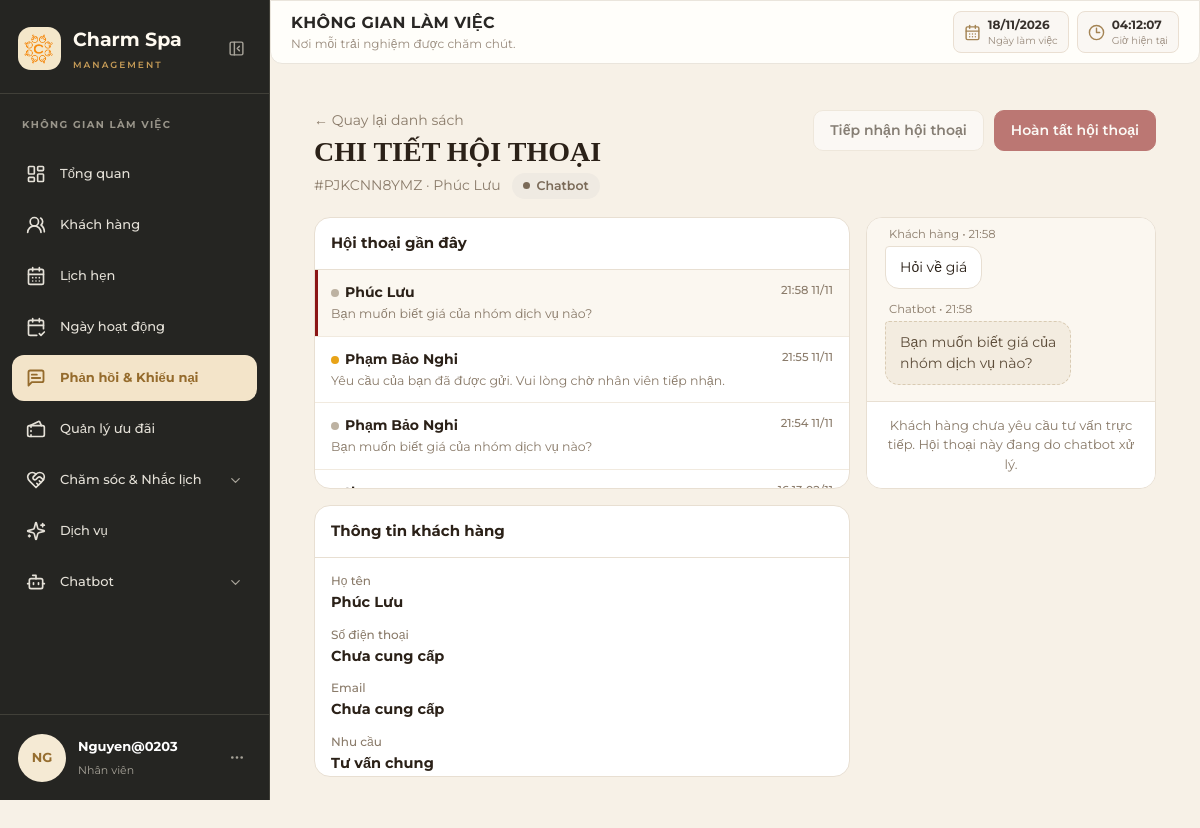
Page /chatbot/admin/conversations/PJKCNN8YMZ/ (signed in) on the committed database.
### chatbot/models.py (models this page shows, shortened)
class PhienHoiThoai(models.Model):
    ma_pht = models.CharField(max_length=10, primary_key=True, verbose_name="Mã phiên hội thoại")
    ma_kh = models.ForeignKey(KhachHang, on_delete=models.SET_NULL, null=True, blank=True, verbose_name="Khách hàng")
    ma_kb = models.ForeignKey(KichBanChatbot, on_delete=models.SET_NULL, null=True, blank=True, verbose_name="Kịch bản")
    thoi_gian_bat_dau = models.DateTimeField(auto_now_add=True, verbose_name="Thời gian bắt đầu")
    thoi_gian_ket_thuc = models.DateTimeField(null=True, blank=True, verbose_name="Thời gian kết thúc")
    trang_thai = models.CharField(max_length=30, default='Đang xử lý', verbose_name="Trạng thái")
    ket_qua_xu_ly = models.CharField(max_length=255, null=True, blank=True, verbose_name="Kết quả xử lý")
    class Meta:
        verbose_name = "Phiên hội thoại"
        verbose_name_plural = "Phiên hội thoại"

class TinNhan(models.Model):
    ma_tn = models.CharField(max_length=10, primary_key=True, verbose_name="Mã tin nhắn")
    ma_pht = models.ForeignKey(PhienHoiThoai, on_delete=models.CASCADE, verbose_name="Phiên hội thoại")
    ma_nv = models.ForeignKey(NhanVien, on_delete=models.SET_NULL, null=True, blank=True, verbose_name="Nhân viên gửi")
    ma_buoc = models.ForeignKey(BuocChatbot, on_delete=models.SET_NULL, null=True, blank=True,
                                verbose_name="Bước chatbot gửi")
    loai_nguoi_gui = models.CharField(max_length=20, choices=[('Khách hàng', 'Khách hàng'), ('Chatbot', 'Chatbot'),
                                                              ('Nhân viên', 'Nhân viên')],
                                      verbose_name="Loại người gửi")
    noi_dung = models.TextField(verbose_name="Nội dung tin nhắn")
    thoi_gian = models.DateTimeField(auto_now_add=True, verbose_name="Thời gian")
    class Meta:
        verbose_name = "Tin nhắn"
        verbose_name_plural = "Tin nhắn"

class YeuCauTuVan(models.Model):
    ma_yctv = models.CharField(max_length=10, primary_key=True, verbose_name="Mã yêu cầu tư vấn")
    ma_pht = models.ForeignKey(PhienHoiThoai, on_delete=models.CASCADE, verbose_name="Phiên hội thoại")
    ma_nv = models.ForeignKey(NhanVien, on_delete=models.SET_NULL, null=True, blank=True,
                              verbose_name="Nhân viên tiếp nhận")
    noi_dung = models.TextField(verbose_name="Nội dung yêu cầu")
    thoi_gian_yeu_cau = models.DateTimeField(auto_now_add=True, verbose_name="Thời gian yêu cầu")
    trang_thai = models.CharField(max_length=30, default='Chờ xử lý', verbose_name="Trạng thái")
    nguoi_tiep_nhan = models.CharField(max_length=100, blank=True, default='', verbose_name="Người tiếp nhận")
    thoi_gian_tiep_nhan = models.DateTimeField(null=True, blank=True, verbose_name="Thời gian tiếp nhận")
    thoi_gian_hoan_tat = models.DateTimeField(null=True, blank=True, verbose_name="Thời gian hoàn tất")
    ghi_chu_xu_ly = models.TextField(blank=True, default='', verbose_name="Ghi chú xử lý")
    class Meta:
        verbose_name = "Yêu cầu tư vấn"
        verbose_name_plural = "Yêu cầu tư vấn"

### customers/models.py (models this page shows, shortened)
class KhachHang(models.Model):
    ma_kh = models.CharField(max_length=20, primary_key=True, verbose_name="Mã khách hàng")
    ma_tk = models.OneToOneField(TaiKhoan, on_delete=models.CASCADE, null=True, blank=True, verbose_name="Tài khoản", related_name="ho_so_khach_hang")
    ma_tv = models.ForeignKey(HangThanhVien, on_delete=models.SET_NULL, null=True, blank=True, verbose_name="Hạng thành viên")
    ho_ten = models.CharField(max_length=100, verbose_name="Họ và tên")
    ngay_sinh = models.DateField(null=True, blank=True, verbose_name="Ngày sinh")
    gioi_tinh = models.CharField(max_length=10, choices=[("Nam", "Nam"), ("Nữ", "Nữ"), ("Khác", "Khác")], null=True, blank=True, verbose_name="Giới tính")
    diem_tich_luy_kh = models.IntegerField(default=0, verbose_name="Điểm tích lũy")
    class Meta:
        db_table = "KHACH_HANG"
        verbose_name = "Khách hàng"
        verbose_name_plural = "Quản lý khách hàng"

### chatbot/views_chat.py (the view, shortened to what this page needs)
# urls.py: path('admin/conversations/<str:session_id>/', views_chat.admin_conversation_detail, name='admin_conversation_detail'),
def admin_conversation_detail(request, session_id):
    if not identity.is_staff_user(request.user):
        return redirect('dang_nhap')
    conv = get_object_or_404(PhienHoiThoai, ma_pht=session_id)
    yc = _latest_request(conv)
    info = _request_summary(yc) if yc else {'fullname': '', 'phone': '', 'email': '', 'topic': ''}
    kh = conv.ma_kh
    customer = {
        'fullname': info['fullname'] or _first(kh, 'ho_ten', 'ho_va_ten', 'ten_khach_hang', 'ten') or 'Khách vãng lai',
        'phone': info['phone'] or _first(kh, 'so_dien_thoai', 'sdt', 'phone') or 'Chưa cung cấp',
        'email': info['email'] or 'Chưa cung cấp',
        'topic': info['topic'] or 'Tư vấn chung',
    }
    staff_name = ''
    events = []
    msgs = list(TinNhan.objects.filter(ma_pht=conv).order_by('thoi_gian'))
    timeline = cl.build_timeline(
        [{'id': m.ma_tn, 'sender': m.loai_nguoi_gui, 'content': cl.plain_text(m.noi_dung), 'dt': m.thoi_gian}
         for m in msgs],
        events)
    for item in timeline:
        item['time'] = _fmt(item['dt'], '%H:%M')
        item['date'] = _fmt(item['dt'], '%d/%m/%Y')
    history = [{'text': e['text'], 'time': _fmt(e['dt'], '%H:%M %d/%m/%Y')} for e in events if e.get('dt')]
    status = cl.derive_status(yc is not None, yc.trang_thai if yc else '')
    sidebar = _conversation_rows()[:15]
    return render(request, 'chatbot/admin_conversation_detail.html', {
        'conversation': conv,
        'customer': customer,
        'timeline': timeline,
        'history': history,
        'status': status,
        'has_request': yc is not None,
        'accepted': yc is not None and yc.trang_thai != cl.STATUS_WAITING,
        'completed': status == cl.STATUS_DONE,
        'staff_name': staff_name,
        'note': yc.ghi_chu_xu_ly if yc else '',
        'message_count': len(msgs),
        'sidebar': sidebar,
    })

### templates/chatbot/admin_conversation_detail.html (shortened to what this page needs)
{% extends 'layouts/staff_base.html' %}
{% load static %}
{% block extra_css %}
<link rel="stylesheet" href="{% static 'chatbot/css/conversation_admin.css' %}">
{% endblock %}
{% block content %}
<div class="container-fluid py-3 cv-page">
    <div class="cv-head">
        <div>
            <a href="{% url 'chatbot:admin_conversation_list' %}" class="cv-sub" style="text-decoration:none">&larr; Quay lại danh sách</a>
            <h3 class="cv-title" style="margin-top:4px">CHI TIẾT HỘI THOẠI</h3>
            <div class="cv-sub">#{{ conversation.ma_pht }} · {{ customer.fullname }}
                <span class="cv-badge {% if status == 'Chờ xử lý' %}wait{% elif status == 'Đang xử lý' %}active{% elif status == 'Đã hoàn tất' %}done{% else %}bot{% endif %}" style="margin-left:8px">{{ status }}</span>
            </div>
        </div>
        <div style="display:flex;gap:10px;flex-wrap:wrap">
            <button type="button" class="cv-btn" id="cvAccept" {% if accepted or completed or not has_request %}disabled{% endif %}>
                {% if accepted or completed %}Đã tiếp nhận hội thoại{% else %}Tiếp nhận hội thoại{% endif %}
            </button>
            <button type="button" class="cv-btn primary" id="cvOpenComplete" {% if completed or not has_request %}disabled{% endif %}>Hoàn tất hội thoại</button>
        </div>
    </div>
    <div class="cv-detail" id="cvDetail"
         data-status="{{ status }}"
         data-messages-url="{% url 'chatbot:admin_conversation_messages' conversation.ma_pht %}"
         data-reply-url="{% url 'chatbot:admin_conversation_reply' conversation.ma_pht %}"
         data-accept-url="{% url 'chatbot:admin_conversation_accept' conversation.ma_pht %}">
        <aside class="cv-panel cv-side">
            <div class="cv-panel-head">Hội thoại gần đây</div>
            <div class="cv-side-list">
                {% for r in sidebar %}
                <a class="cv-side-item {% if r.id == conversation.ma_pht %}active{% endif %}" href="{% url 'chatbot:admin_conversation_detail' r.id %}">
                    <div class="top"><span><span class="cv-dot {% if r.status == 'Chờ xử lý' %}wait{% elif r.status == 'Đang xử lý' %}active{% elif r.status == 'Đã hoàn tất' %}done{% endif %}"></span>{{ r.name }}</span><small>{{ r.time_label }}</small></div>
                    <div class="txt">{{ r.last_text }}</div>
                </a>
                {% endfor %}
            </div>
        </aside>
        <section class="cv-panel">
            <div class="cv-chat" id="cvChat">
                {% for it in timeline %}
                    {% if it.kind == 'sys' %}
                    <div class="cv-sysline">{{ it.content }} · {{ it.time }}</div>
                    {% else %}
                    <div class="cv-msg {% if it.sender == 'Nhân viên' %}staff{% elif it.sender == 'Chatbot' %}bot{% else %}cust{% endif %}" data-id="{{ it.id }}">
                        <span class="cv-meta">{{ it.sender }} • {{ it.time }}</span>
                        <div class="cv-bubble">{{ it.content|linebreaksbr }}</div>
                    </div>
                    {% endif %}
                {% empty %}
                    <div class="cv-sysline">Chưa có tin nhắn</div>
                {% endfor %}
            </div>
            {% if completed %}
            <div class="cv-lock">Hội thoại đã hoàn tất{% if note %} · Ghi chú: {{ note }}{% endif %}</div>
            {% elif not has_request %}
            <div class="cv-lock">Khách hàng chưa yêu cầu tư vấn trực tiếp. Hội thoại này đang do chatbot xử lý.</div>
            {% endif %}
        </section>
        <aside class="cv-panel">
            <div class="cv-panel-head">Thông tin khách hàng</div>
            <div class="cv-panel-body">
                <dl class="cv-info">
                    <dt>Họ tên</dt><dd>{{ customer.fullname }}</dd>
                    <dt>Số điện thoại</dt><dd>{{ customer.phone }}</dd>
                    <dt>Email</dt><dd>{{ customer.email }}</dd>
                    <dt>Nhu cầu</dt><dd>{{ customer.topic }}</dd>
                </dl>
            </div>
        </aside>
    </div>
</div>
{% endblock %}

### templates/components/staff_sidebar.html (shortened to what this page needs)
{% load static %}
<aside class="staff-sidebar" id="staffSidebar">
    <div class="sidebar-logo">
        <div class="logo-icon">
            <img src="{% static 'images/logo_tach_nen.png' %}" alt="Charm Spa Logo" style="width: 100%; height: 100%; object-fit: contain; border-radius: 9px;">
        </div>
        <div class="logo-text">
            <div class="logo-name">Charm Spa</div>
            <div class="logo-subtitle">MANAGEMENT</div>
        </div>
        <button type="button"
                class="sidebar-toggle"
                id="sidebarToggle"
                aria-label="Thu gọn thanh menu"
                aria-expanded="true">
            <i data-lucide="panel-left-close"></i>
        </button>
    </div>
    <div class="sidebar-section-title">KHÔNG GIAN LÀM VIỆC</div>
    {% with role=request.user.thong_tin_tai_khoan.vai_tro %}
    <nav class="sidebar-menu">
        <a href="{% url 'core:staff_dashboard' %}" title="Tổng quan"
           class="sidebar-item {% if active_menu == 'dashboard' %}active{% endif %}">
            <i data-lucide="layout-dashboard" class="sidebar-icon"></i>
            <span class="sidebar-label">Tổng quan</span>
        </a>
        <a href="{% url 'staff_customer_list' %}" title="Khách hàng"
           class="sidebar-item {% if active_menu == 'customers' %}active{% endif %}">
            <i data-lucide="users-round" class="sidebar-icon"></i>
            <span class="sidebar-label">Khách hàng</span>
        </a>
        <a href="{% url 'bookings:staff_booking_list' %}" title="Lịch hẹn"
           class="sidebar-item {% if active_menu == 'bookings' %}active{% endif %}">
            <i data-lucide="calendar-days" class="sidebar-icon"></i>
            <span class="sidebar-label">Lịch hẹn</span>
        </a>
        <a href="{% url 'bookings:quan_ly_ngay_hoat_dong' %}" title="Ngày hoạt động"
           class="sidebar-item {% if active_menu == 'working_days' %}active{% endif %}">
            <i data-lucide="calendar-check-2" class="sidebar-icon"></i>
            <span class="sidebar-label">Ngày hoạt động</span>
        </a>
        <a
            href="{% if role == 'Quản lý' or role == 'Admin' or role == 'Quản trị viên' %}{% url 'feedback:admin_feedback_list' %}{% elif role == 'Nhân viên' or role == 'Nhân viên CSKH' or role == 'Chuyên viên' %}{% url 'feedback:staff_feedback_list' %}{% else %}#{% endif %}"
            title="Phản hồi & Khiếu nại"
            class="sidebar-item {% if active_menu == 'feedback' %}active{% endif %}"
        >
            <i data-lucide="message-square-text" class="sidebar-icon"></i>
            <span class="sidebar-label">
                Phản hồi & Khiếu nại
            </span>
        </a>
        <a href="{% url 'notifications:admin_promotion_list' %}" title="Quản lý ưu đãi"
           class="sidebar-item {% if active_menu == 'promotions' or request.resolver_match.namespace == 'notifications' %}active{% endif %}">
            <i data-lucide="tickets" class="sidebar-icon"></i>
            <span class="sidebar-label">Quản lý ưu đãi</span>
        </a>
        <button type="button"
                class="sidebar-item sidebar-parent {% if active_menu == 'reminders' or active_menu == 'aftercare' %}active{% endif %}"
                id="careMenuToggle"
                aria-expanded="{% if active_menu == 'reminders' or active_menu == 'aftercare' %}true{% else %}false{% endif %}">
            <i data-lucide="heart-handshake" class="sidebar-icon"></i>
            <span class="sidebar-label">Chăm sóc & Nhắc lịch</span>
            <i data-lucide="chevron-down" class="sidebar-chevron"></i>
        </button>
        <a href="{% url 'services:staff_services' %}" title="Dịch vụ"
           class="sidebar-item {% if active_menu == 'services' or active_menu == 'dich_vu' %}active{% endif %}">
            <i data-lucide="sparkles" class="sidebar-icon"></i>
            <span class="sidebar-label">Dịch vụ</span>
        </a>
        <button type="button"
                class="sidebar-item sidebar-parent {% if active_menu == 'chatbot_conversations' or active_menu == 'chatbot_scripts' %}active{% endif %}"
                id="chatbotMenuToggle"
                aria-expanded="{% if active_menu == 'chatbot_conversations' or active_menu == 'chatbot_scripts' %}true{% else %}false{% endif %}">
            <i data-lucide="bot" class="sidebar-icon"></i>
            <span class="sidebar-label">Chatbot</span>
            <i data-lucide="chevron-down" class="sidebar-chevron"></i>
        </button>
    </nav>
    <div class="sidebar-user">
        <div class="user-avatar">
            {{ request.user.username|slice:":2"|upper|default:"?" }}
        </div>
        <div class="user-info">
            <strong>
                {{ request.user.ho_so_nhan_vien.ho_ten|default:request.user.thong_tin_tai_khoan.ho_so_nhan_vien.ho_ten|default:request.user.username|default:"Tài khoản" }}
            </strong>
            <span>
                {% if role == 'Quản lý' or role == 'Admin' or role == 'Quản trị viên' %}
                    Quản lý
                {% elif role == 'Nhân viên' or role == 'Nhân viên CSKH' or role == 'Chuyên viên' %}
                    Nhân viên
                {% else %}
                    {{ role|default:"Nhân viên" }}
                {% endif %}
            </span>
        </div>
        <button type="button"
                class="user-more"
                id="userMoreToggle"
                aria-label="Tùy chọn tài khoản"
                aria-expanded="false">
            <i data-lucide="ellipsis"></i>
        </button>
    </div>
    {% endwith %}
</aside>

### rows in the picture
PhienHoiThoai: ma_pht "PJKCNN8YMZ"
KhachHang: fullname "Phúc Lưu"
TinNhan: name "Phúc Lưu", time_label "21:58 11/11", last_text "Bạn muốn biết giá của nhóm dịch vụ nào?", name "Phạm Bảo Nghi", time_label "21:54 11/11", sender "Chatbot", content "Bạn muốn biết giá của nhóm dịch vụ nào?"
KhachHang: name "Phạm Bảo Nghi", time_label "21:55 11/11", last_text "Yêu cầu của bạn đã được gửi. Vui lòng chờ nhân viên tiếp nhận."
TinNhan: sender "Khách hàng", content "Hỏi về giá"

### other values in the picture
{{ request.user.username|slice:":2"|upper|default:"?" }} "NG"
{{ role|default:"Nhân viên" }} "Nhân viên"
{{ status }} "Chatbot"
{{ it.time }} "21:58" "21:58"
{{ customer.phone }} "Chưa cung cấp"
{{ customer.email }} "Chưa cung cấp"
{{ customer.topic }} "Tư vấn chung"
